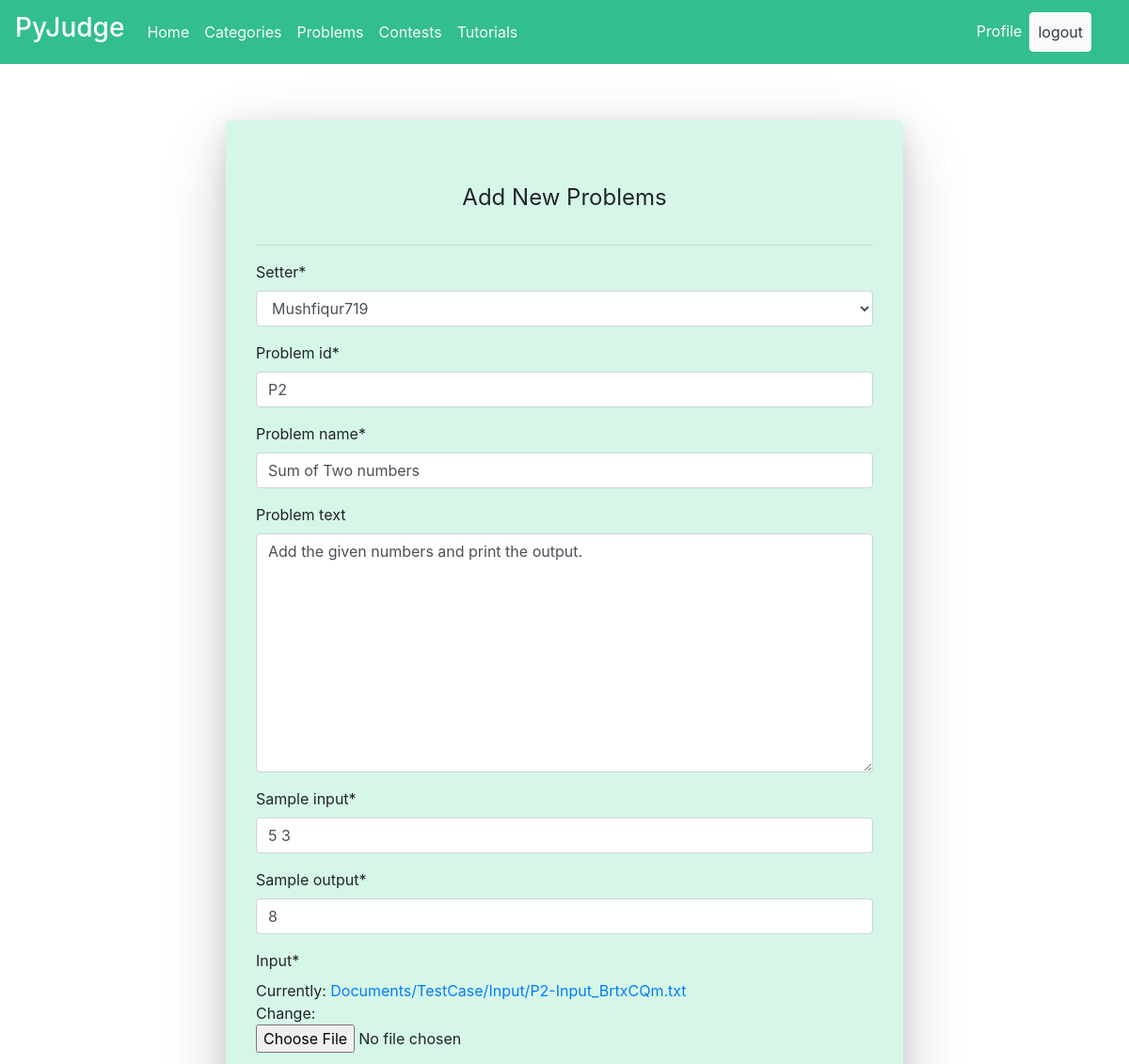
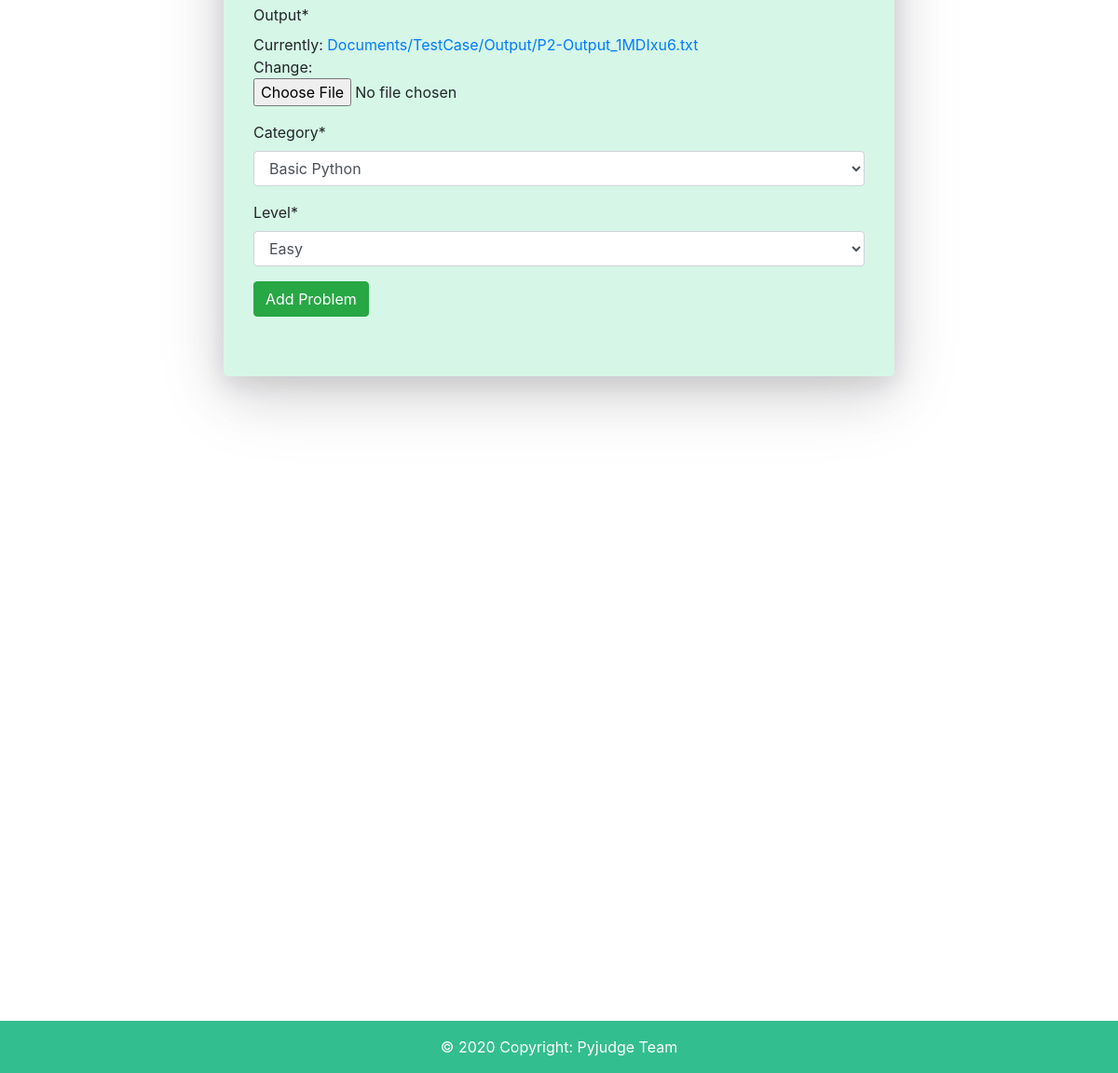
Page /problems/update/2 (signed in) on the committed database (2 pictures, top to bottom).
### Problems/models.py (models this page shows, shortened)
class Problems(models.Model):
    setter = models.ForeignKey(User, on_delete=models.CASCADE, null=True)
    problem_id = models.CharField(max_length=100, unique=True)
    problem_name = models.CharField(max_length=100, unique=True)
    Problem_text = RichTextField(blank=True, null=True)
    sample_input = models.CharField(max_length=255, null=True)
    sample_output = models.CharField(max_length=255, null=True)
    input = models.FileField(upload_to='Documents/TestCase/Input', null=True)
    output = models.FileField(upload_to='Documents/TestCase/Output', null=True)
    category = models.CharField(max_length=100, choices=CATEGORY, null=True)
    level = models.CharField(max_length=20, choices=LEVEL, null=True)

### Problems/views.py (the view)
# urls.py: path('update/<str:pk>', pviews.updateProblem, name='update-problem'),
@login_required
def updateProblem(request,pk):
    problem = Problems.objects.get(id=pk)
    form = ProblemForm(instance=problem)
    if request.method == 'POST':
        form = ProblemForm(request.POST,instance=problem)
        if form.is_valid():
            form.save()
            return redirect('/')
    context ={
        'form':form
    }
    return render(request, 'Problems/add_problems.html', context)

### Problems/forms.py
class ProblemForm(forms.ModelForm):
    class Meta:
        model = Problems
        fields = '__all__'

### Templates/Problems/add_problems.html (shortened to what this page needs)
{%extends 'User/base.html' %}
{% load crispy_forms_tags %}
{%block content%}
<div class="container-fluid" style="padding-right: 20%;padding-left: 20%;padding-top: 5%;padding-bottom: 25%;">
    <form method="POST" enctype="multipart/form-data" class="form-group jumbotron" style="box-shadow: rgba(17, 17, 26, 0.1) 0px 8px 24px, rgba(17, 17, 26, 0.1) 0px 16px 56px, rgba(17, 17, 26, 0.1) 0px 24px 80px;background-color: #D6F7E7;">
        <legend class="text-center pb-3">Add New Problems</legend>
    <hr>
        {{ form|crispy }}
        <input class="btn btn-success" type="submit" value="Add Problem">
    </form>
</div>
{%endblock%}

### rows in the picture
Problems: setter "Mushfiqur719", problem_id "P2", problem_name "Sum of Two numbers", Problem_text "Add the given numbers and print the output.", sample_input "5 3", sample_output "8", category "Basic Python", level "Easy"
